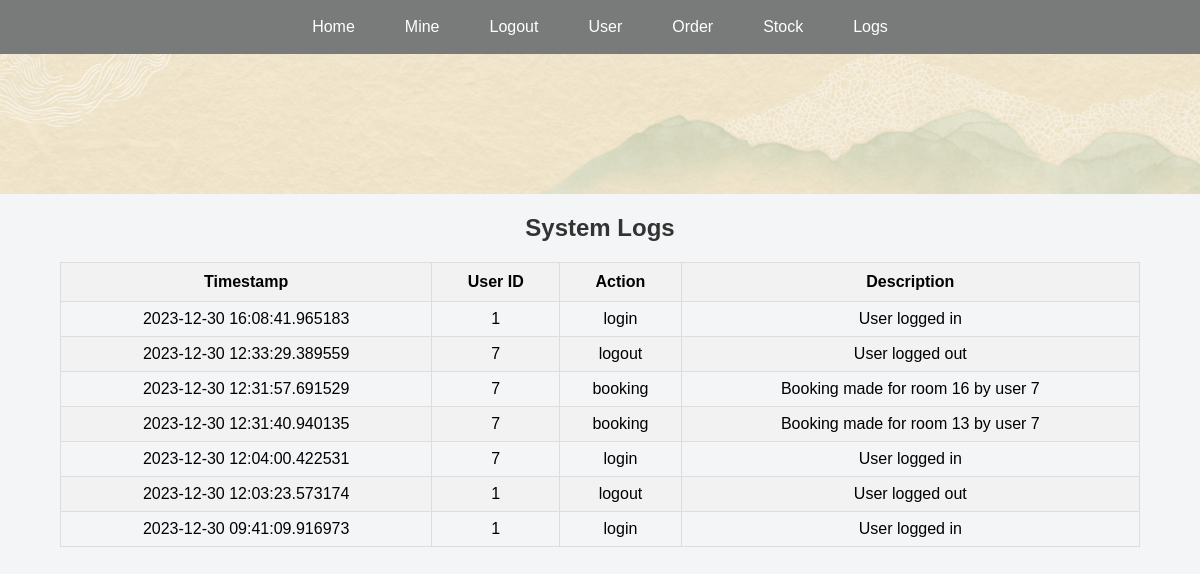
Before: /logs (signed in) with the older database file.
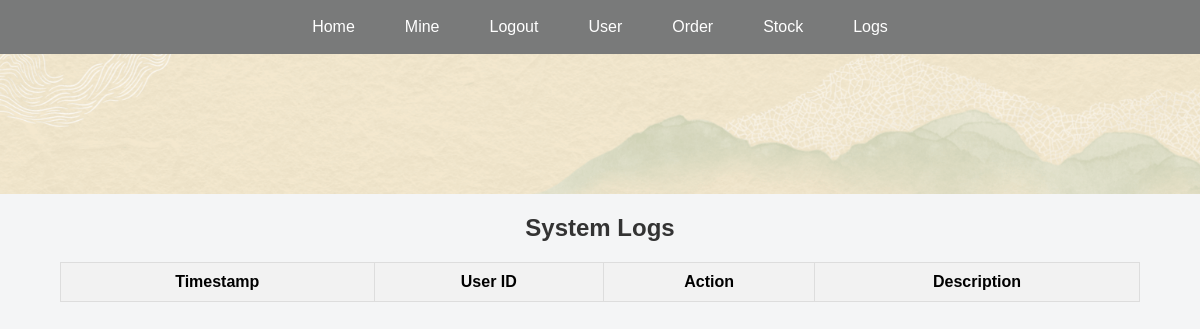
After: the same page with the newer database file.
### app.py (models this page shows, shortened)
class Log(db.Model):
    id = db.Column(db.Integer, primary_key=True)
    timestamp = db.Column(db.DateTime, nullable=False, default=datetime.utcnow)
    user_id = db.Column(db.Integer, db.ForeignKey(
        'customer.id'), nullable=True)
    action = db.Column(db.String(100), nullable=False)
    description = db.Column(db.Text, nullable=False)

### app.py (the view)
@app.route('/logs')
def logs():
    user_logged_in = 'user_logged_in' in session
    admin_logged_in = 'admin_logged_in' in session
    if 'admin_logged_in' not in session:
        abort(404)
    logs = Log.query.order_by(Log.timestamp.desc()).all()
    return render_template('logs.html',
                           logs=logs,
                           user_logged_in=user_logged_in,
                           admin_logged_in=admin_logged_in)

### templates/logs.html (shortened to what this page needs)
<!DOCTYPE html>
<html lang="en">
<head>
    <link rel="stylesheet" href="{{ url_for('static', filename='style.css') }}">
</head>
<body class="admin-bg">
    {% include 'nav.html' %}
    <div class="user-header"></div>
    <div class="table-container">
        <h2>System Logs</h2>
        <table>
            <thead>
                <tr>
                    <th>Timestamp</th>
                    <th>User ID</th>
                    <th>Action</th>
                    <th>Description</th>
                </tr>
            </thead>
            <tbody>
                {% for log in logs %}
                <tr>
                    <td>{{ log.timestamp }}</td>
                    <td>{{ log.user_id }}</td>
                    <td>{{ log.action }}</td>
                    <td>{{ log.description }}</td>
                </tr>
                {% endfor %}
            </tbody>
        </table>
    </div>
</body>
</html>

Changed rows visible on the page:
removed Log: timestamp "2023-12-30 16:08:41.965183", user_id "1", action "login", description "User logged in"
removed Log: timestamp "2023-12-30 12:33:29.389559", user_id "7", action "logout", description "User logged out"
removed Log: timestamp "2023-12-30 12:31:57.691529", user_id "7", action "booking", description "Booking made for room 16 by user 7"
removed Log: timestamp "2023-12-30 12:31:40.940135", user_id "7", action "booking", description "Booking made for room 13 by user 7"
removed Log: timestamp "2023-12-30 12:04:00.422531", user_id "7", action "login", description "User logged in"
removed Log: timestamp "2023-12-30 12:03:23.573174", user_id "1", action "logout", description "User logged out"
removed Log: timestamp "2023-12-30 09:41:09.916973", user_id "1", action "login", description "User logged in"
